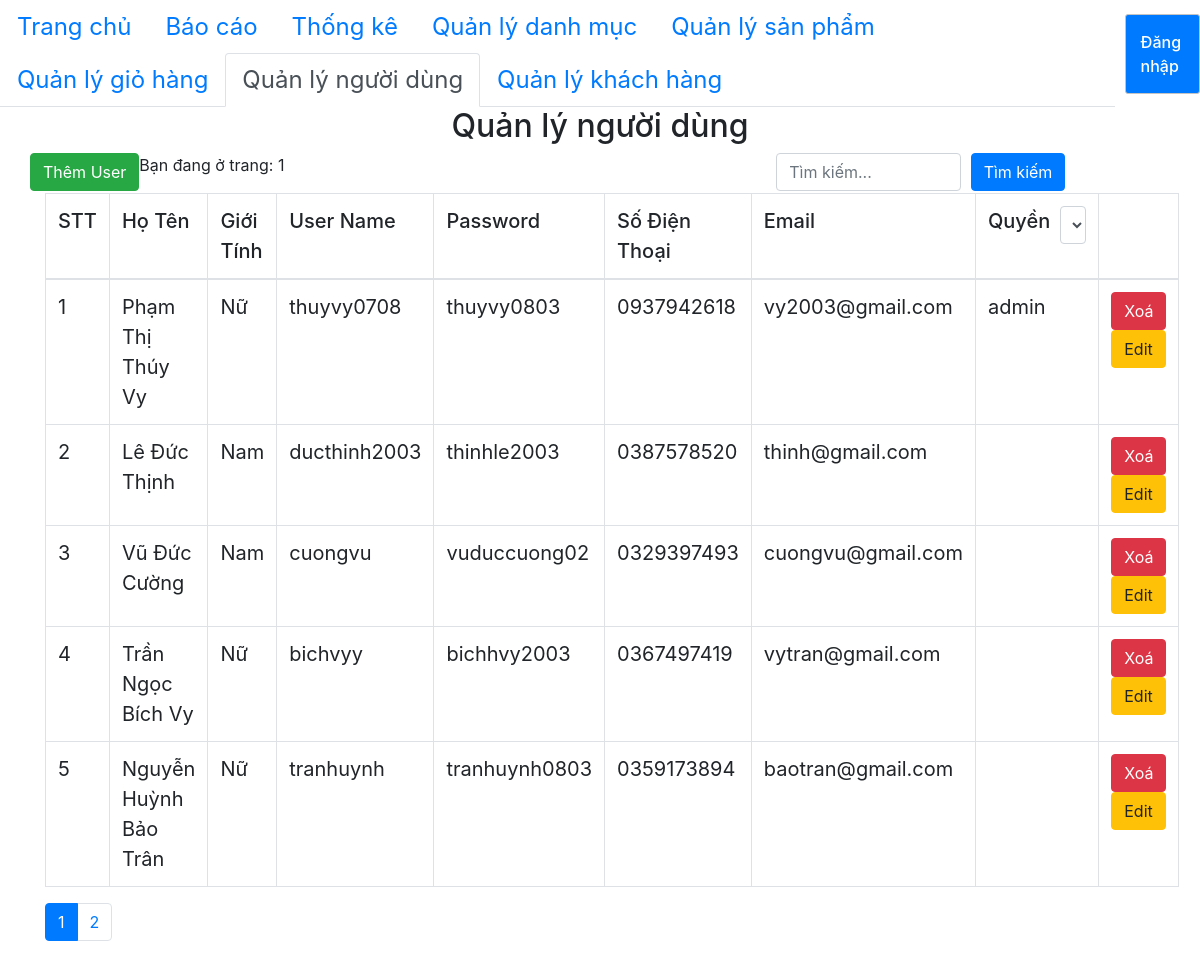
Page /admin/user/index.php on the committed database.
### tables this page shows
CREATE TABLE `user` (
  `id_user` int(11) NOT NULL,
  `fullname` varchar(100) NOT NULL,
  `username` varchar(50) NOT NULL,
  `password` varchar(25) NOT NULL,
  `phone` varchar(12) NOT NULL,
  `email` varchar(250) NOT NULL,
  `sex` varchar(10) NOT NULL,
  `access` varchar(10) NOT NULL
);

### admin/database/dbhelper.php (called while the page is built, shortened)
<?php
function executeResult($sql)
{
	$con = mysqli_connect(HOST, USERNAME, PASSWORD, DATABASE);
	$result = mysqli_query($con, $sql);
	$data   = [];
	while ($row = mysqli_fetch_array($result, 1)) {
		$data[] = $row;
	}
	return $data;
}

### admin/user/index.php (the view, shortened to what this page needs)
<?php
require_once('../database/dbhelper.php');
?>
<!DOCTYPE html>
<html>
<head>
    <link rel="stylesheet" href="https://maxcdn.bootstrapcdn.com/bootstrap/4.4.1/css/bootstrap.min.css">
</head>
<body>
    <div class="nav-container">
        <ul class="nav nav-tabs">
            <li class="nav-item">
                <a class="nav-link" href="../home/manage.php">Trang chủ</a>
            </li>
            <li class="nav-item">
                <a class="nav-link" href="../statistics_list/index.php">Báo cáo</a>
            </li>
            <li class="nav-item">
                <a class="nav-link" href="../statistics.php">Thống kê</a>
            </li>
            <li class="nav-item">
                <a class="nav-link " href="../category/index.php">Quản lý danh mục</a>
            </li>
            <li class="nav-item">
                <a class="nav-link" href="../product/index.php">Quản lý sản phẩm</a>
            </li>
            <li class="nav-item">
                <a class="nav-link" href="../cart/index.php">Quản lý giỏ hàng</a>
            </li>
            <li class="nav-item">
                <a class="nav-link active" href="../user/index.php">Quản lý người dùng</a>
            </li>
            <li class="nav-item">
                <a class="nav-link" href="../customer/index.php">Quản lý khách hàng</a>
            </li>
        </ul>
        <?php require_once('../header.php'); ?>
    </div>
    <div class="container">
        <div class="panel panel-primary">
            <div class="panel-heading">
                <h2 class="text-center">Quản lý người dùng</h2>
            </div>
            <div class="panel-body">
                <div class="row">
                    <div class="col-md-6">
                        <div class="row add-user-btn">
                            <a href="../user/add.php">
                                <button class="btn btn-success">Thêm User</button>
                            </a>
                            <p>
                                <?php
                                if (!isset($_GET['page'])) {
                                    echo 'Bạn đang ở trang: 1';
                                } else {
                                    $pg = $_GET['page'];
                                    echo 'Bạn đang ở trang: ' . $pg;
                                }
                                ?>
                            </p>
                        </div>
                    </div>
                    <div class="col-md-6">
                        <form method="GET" action="search.php" class="search-form float-md-right">
                            <div class="form-row">
                                <div class="col search-input">
                                    <input type="text" class="form-control" placeholder="Tìm kiếm..." name="tukhoa">
                                </div>
                                <div class="col">
                                    <button type="submit" class="btn btn-primary">Tìm kiếm</button>
                                </div>
                            </div>
                        </form>
                    </div>
                </div>
                <table class="table table-bordered table-hover">
                    <thead>
                        <tr style="font-weight: 500;">
                            <td width="70px">STT</td>
                            <td>Họ Tên</td>
                            <td>Giới Tính</td>
                            <td>User Name</td>
                            <td>Password</td>
                            <td>Số Điện Thoại</td>
                            <td>Email</td>
                            <td>
                                <div class="filter-container">
                                    <label for="filter-permissions">Quyền</label>
                                    <select id="filter-permissions" class="form-control">
                                        <option value="all">Tất cả</option>
                                    </select>
                                </div>
                            </td>
                            <td width="50px"></td>
                        </tr>
                    </thead>
                    <tbody>
                        <?php
                        try {
                            if (isset($_GET['page'])) {
                                $page = $_GET['page'];
                            } else {
                                $page = 1;
                            }
                            $limit = 5;
                            $start = ($page - 1) * $limit;
                            $sql = "SELECT * FROM user limit $start,$limit";
                            executeResult($sql);
                            $user = executeResult($sql);
                            $index = 1;
                            foreach ($user as $item) {
                                echo '  <tr>
                                <td>' . ($index++) . '</td>
                                <td>' . $item['fullname'] . '</td>
                                <td>' . $item['sex'] . '</td>
                                <td>' . $item['username'] . '</td>
                                <td>' . $item['password'] . '</td>
                                <td>' . $item['phone'] . '</td>
                                <td>' . $item['email'] . '</td>
                                <td>' . $item['access'] . '</td>
                        <td>
                            <button class="btn btn-danger" onclick="deleteUser(' . $item['id_user'] . ')">Xoá</button>
                            <a href="edit.php?id=' . $item['id_user'] . '" class="btn btn-warning">Edit</a>
                        </td>
                    </tr>';
                            }
                        } catch (Exception $e) {
                            die("Lỗi thực thi sql: " . $e->getMessage());
                        }
                        ?>
                    </tbody>
                </table>
            <ul class="pagination">
                <?php
                $sql = "SELECT * FROM `user`";
                $conn = mysqli_connect(HOST, USERNAME, PASSWORD, DATABASE);
                $result = mysqli_query($conn, $sql);
                if (mysqli_num_rows($result)) {
                    $numrow = mysqli_num_rows($result);
                    $current_page = ceil($numrow / 5);
                }
                for ($i = 1; $i <= $current_page; $i++) {
                    if ($i == $page) {
                            echo '<li class="page-item active"><a class="page-link" href="?page=' . $i . '">' . $i . '</a></li>';
                        } else {
                            echo '<li class="page-item"><a class="page-link" href="?page=' . $i . '">' . $i . '</a></li>';
                        }
                    }
                ?>
            </ul>
            </div>
        </div>
    </div>
</body>
</html>

### admin/user/index.php (style rules this page uses)
.nav-link { font-size: 24px; }
table { font-size: 20px; }
.filter-container { display: flex; align-items: center; }
.filter-container label { margin-right: 10px; }

### admin/header.php (style rules this page uses)
.nav-container { display: flex; justify-content: space-between; align-items: center; }

### rows in the picture
user: fullname "Phạm Thị Thúy Vy", sex "Nữ", username "thuyvy0708", password "thuyvy0803", phone "0937942618", email "vy2003@gmail.com", access "admin"
user: fullname "Lê Đức Thịnh", sex "Nam", username "ducthinh2003", password "thinhle2003", phone "0387578520", email "thinh@gmail.com"
user: fullname "Vũ Đức Cường", sex "Nam", username "cuongvu", password "vuduccuong02", phone "0329397493", email "cuongvu@gmail.com"
user: fullname "Trần Ngọc Bích Vy", sex "Nữ", username "bichvyy", password "bichhvy2003", phone "0367497419", email "vytran@gmail.com"
user: fullname "Nguyễn Huỳnh Bảo Trân", sex "Nữ", username "tranhuynh", password "tranhuynh0803", phone "0359173894", email "baotran@gmail.com"
